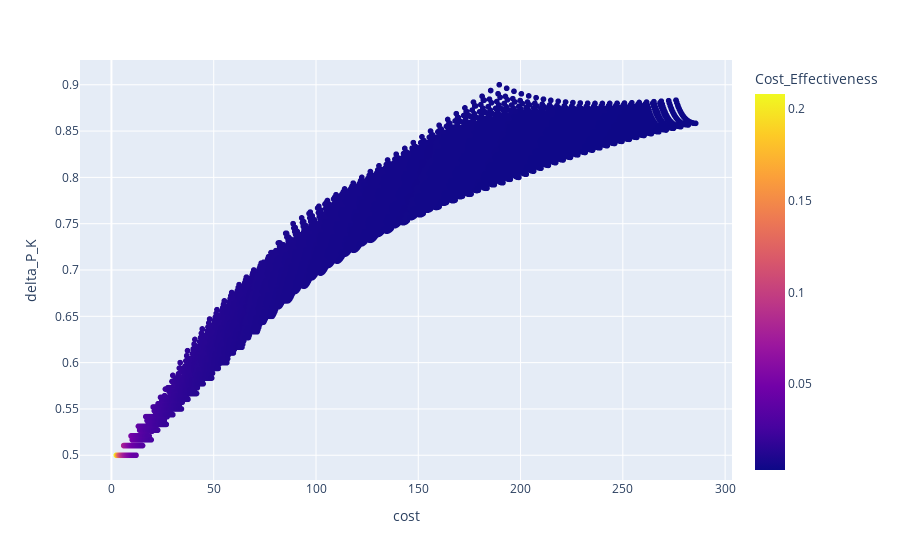

Notebook code for this chart:
### Code cell
max_decoys = df.loc[df['Decoys'] == 24]
max_decoys
fig = px.scatter(max_decoys, y='delta_P_K', x='cost', color='Cost_Effectiveness')
fig.show()

### Figure 1 — Plotly figure (JSON) as saved in the notebook; plotly's stock layout.template omitted (floating-point values rounded to 4 significant figures; data arrays with more than 128 entries replaced by an {"elided": "..."} marker saying what was removed)
{"data": [{"hovertemplate": "cost=%{x}<br>delta_P_K=%{y}<br>Cost_Effectiveness=%{marker.color}<extra></extra>", "legendgroup": "", "marker": {"color": {"elided": "15625 float values"}, "coloraxis": "coloraxis", "symbol": "circle"}, "mode": "markers", "name": "", "showlegend": false, "type": "scattergl", "x": {"elided": "15625 float values"}, "xaxis": "x", "y": {"elided": "15625 float values"}, "yaxis": "y"}], "layout": {"coloraxis": {"colorbar": {"title": {"text": "Cost_Effectiveness"}}, "colorscale": [[0, "#0d0887"], [0.1111, "#46039f"], [0.2222, "#7201a8"], [0.3333, "#9c179e"], [0.4444, "#bd3786"], [0.5556, "#d8576b"], [0.6667, "#ed7953"], [0.7778, "#fb9f3a"], [0.8889, "#fdca26"], [1, "#f0f921"]]}, "legend": {"tracegroupgap": 0}, "margin": {"t": 60}, "xaxis": {"anchor": "y", "domain": [0, 1], "title": {"text": "cost"}}, "yaxis": {"anchor": "x", "domain": [0, 1], "title": {"text": "delta_P_K"}}}}
